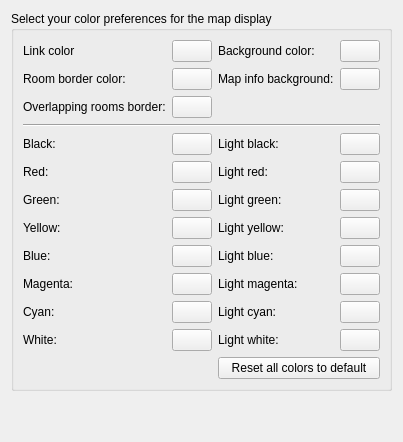
     <widget class="QWidget" name="tab_mapperColors">
      <attribute name="title">
       <string>Mapper colors</string>
      </attribute>
      <layout class="QVBoxLayout" name="vBoxLayout_tab_mapperColors">
       <item>
        <widget class="QGroupBox" name="groupBox_mapperColors">
         <property name="title">
          <string>Select your color preferences for the map display</string>
         </property>
         <layout class="QGridLayout" name="gridLayout_groupBox_mapperColors">
          <item row="0" column="0">
           <widget class="QLabel" name="label_39">
            <property name="text">
             <string>Link color</string>
            </property>
            <property name="buddy">
             <cstring>pushButton_foreground_color_2</cstring>
            </property>
           </widget>
          </item>
          <item row="0" column="1">
           <widget class="QPushButton" name="pushButton_foreground_color_2">
            <property name="autoFillBackground">
             <bool>true</bool>
            </property>
            <property name="styleSheet">
             <string notr="true"/>
            </property>
            <property name="text">
             <string/>
            </property>
           </widget>
          </item>
          <item row="0" column="2">
           <widget class="QLabel" name="label_40">
            <property name="text">
             <string>Background color:</string>
            </property>
            <property name="buddy">
             <cstring>pushButton_background_color_2</cstring>
            </property>
           </widget>
          </item>
          <item row="0" column="3">
           <widget class="QPushButton" name="pushButton_background_color_2">
            <property name="autoFillBackground">
             <bool>true</bool>
            </property>
            <property name="text">
             <string/>
            </property>
           </widget>
          </item>
          <item row="1" column="0">
           <widget class="QLabel" name="label_4">
            <property name="text">
             <string>Room border color:</string>
            </property>
            <property name="buddy">
             <cstring>pushButton_roomBorderColor</cstring>
            </property>
           </widget>
          </item>
          <item row="1" column="1">
           <widget class="QPushButton" name="pushButton_roomBorderColor">
            <property name="autoFillBackground">
             <bool>true</bool>
            </property>
            <property name="text">
             <string/>
            </property>
           </widget>
          </item>
          <item row="1" column="2">
           <widget class="QLabel" name="label_mapInfoBg">
            <property name="text">
             <string>Map info background:</string>
            </property>
            <property name="buddy">
             <cstring>pushButton_mapInfoBg</cstring>
            </property>
           </widget>
          </item>
          <item row="1" column="3">
           <widget class="QPushButton" name="pushButton_mapInfoBg">
            <property name="text">
             <string/>
            </property>
           </widget>
          </item>
          <item row="2" column="0">
           <widget class="QLabel" name="label_pushButton_roomCollisionBorderColor">
            <property name="text">
             <string>Overlapping rooms border:</string>
            </property>
            <property name="buddy">
             <cstring>pushButton_roomCollisionBorderColor</cstring>
            </property>
           </widget>
          </item>
          <item row="2" column="1">
           <widget class="QPushButton" name="pushButton_roomCollisionBorderColor">
            <property name="autoFillBackground">
             <bool>true</bool>
            </property>
            <property name="text">
             <string/>
            </property>
           </widget>
          </item>
          <item row="3" column="0" colspan="4">
           <widget class="Line" name="line_mapperColorsSeparator">
            <property name="orientation">
             <enum>Qt::Horizontal</enum>
            </property>
           </widget>
          </item>
          <item row="4" column="0">
           <widget class="QLabel" name="label_17">
            <property name="text">
             <string>Black:</string>
            </property>
            <property name="buddy">
             <cstring>pushButton_black_2</cstring>
            </property>
           </widget>
          </item>
          <item row="4" column="1">
           <widget class="QPushButton" name="pushButton_black_2">
            <property name="autoFillBackground">
             <bool>true</bool>
            </property>
            <property name="text">
             <string/>
            </property>
           </widget>
          </item>
          <item row="4" column="2">
           <widget class="QLabel" name="label_49">
            <property name="text">
             <string>Light black:</string>
            </property>
            <property name="buddy">
             <cstring>pushButton_Lblack_2</cstring>
            </property>
           </widget>
          </item>
          <item row="4" column="3">
           <widget class="QPushButton" name="pushButton_Lblack_2">
            <property name="autoFillBackground">
             <bool>true</bool>
            </property>
            <property name="text">
             <string/>
            </property>
           </widget>
          </item>
          <item row="5" column="0">
           <widget class="QLabel" name="label_42">
            <property name="text">
             <string>Red:</string>
            </property>
            <property name="buddy">
             <cstring>pushButton_red_2</cstring>
            </property>
           </widget>
          </item>
          <item row="5" column="1">
           <widget class="QPushButton" name="pushButton_red_2">
            <property name="autoFillBackground">
             <bool>true</bool>
            </property>
            <property name="text">
             <string/>
            </property>
           </widget>
          </item>
          <item row="5" column="2">
           <widget class="QLabel" name="label_50">
            <property name="text">
             <string>Light red:</string>
            </property>
            <property name="buddy">
             <cstring>pushButton_Lred_2</cstring>
            </property>
           </widget>
          </item>
          <item row="5" column="3">
           <widget class="QPushButton" name="pushButton_Lred_2">
            <property name="autoFillBackground">
             <bool>true</bool>
            </property>
            <property name="text">
             <string/>
            </property>
           </widget>
          </item>
          <item row="6" column="0">
           <widget class="QLabel" name="label_43">
            <property name="text">
             <string>Green:</string>
            </property>
            <property name="buddy">
             <cstring>pushButton_green_2</cstring>
            </property>
           </widget>
          </item>
          <item row="6" column="1">
           <widget class="QPushButton" name="pushButton_green_2">
            <property name="autoFillBackground">
             <bool>true</bool>
            </property>
            <property name="text">
             <string/>
            </property>
           </widget>
          </item>
          <item row="6" column="2">
           <widget class="QLabel" name="label_51">
            <property name="text">
             <string>Light green:</string>
            </property>
            <property name="buddy">
             <cstring>pushButton_Lgreen_2</cstring>
            </property>
           </widget>
          </item>
          <item row="6" column="3">
           <widget class="QPushButton" name="pushButton_Lgreen_2">
            <property name="autoFillBackground">
             <bool>true</bool>
            </property>
            <property name="text">
             <string/>
            </property>
           </widget>
          </item>
          <item row="7" column="0">
           <widget class="QLabel" name="label_48">
            <property name="text">
             <string>Yellow:</string>
            </property>
            <property name="buddy">
             <cstring>pushButton_yellow_2</cstring>
            </property>
           </widget>
          </item>
          <item row="7" column="1">
           <widget class="QPushButton" name="pushButton_yellow_2">
            <property name="autoFillBackground">
             <bool>true</bool>
            </property>
            <property name="text">
             <string/>
            </property>
           </widget>
          </item>
          <item row="7" column="2">
           <widget class="QLabel" name="label_52">
            <property name="text">
             <string>Light yellow:</string>
            </property>
            <property name="buddy">
             <cstring>pushButton_Lyellow_2</cstring>
            </property>
           </widget>
          </item>
          <item row="7" column="3">
           <widget class="QPushButton" name="pushButton_Lyellow_2">
            <property name="autoFillBackground">
             <bool>true</bool>
            </property>
            <property name="text">
             <string/>
            </property>
           </widget>
          </item>
          <item row="8" column="0">
           <widget class="QLabel" name="label_44">
            <property name="text">
             <string>Blue:</string>
            </property>
            <property name="buddy">
             <cstring>pushButton_blue_2</cstring>
            </property>
           </widget>
          </item>
          <item row="8" column="1">
           <widget class="QPushButton" name="pushButton_blue_2">
            <property name="autoFillBackground">
             <bool>true</bool>
            </property>
            <property name="text">
             <string/>
            </property>
           </widget>
          </item>
          <item row="8" column="2">
           <widget class="QLabel" name="label_53">
            <property name="text">
             <string>Light blue:</string>
            </property>
            <property name="buddy">
             <cstring>pushButton_Lblue_2</cstring>
            </property>
           </widget>
          </item>
          <item row="8" column="3">
           <widget class="QPushButton" name="pushButton_Lblue_2">
            <property name="autoFillBackground">
             <bool>true</bool>
            </property>
            <property name="text">
             <string/>
            </property>
           </widget>
          </item>
          <item row="9" column="0">
           <widget class="QLabel" name="label_45">
            <property name="text">
             <string>Magenta:</string>
            </property>
            <property name="buddy">
             <cstring>pushButton_magenta_2</cstring>
            </property>
           </widget>
          </item>
          <item row="9" column="1">
           <widget class="QPushButton" name="pushButton_magenta_2">
            <property name="autoFillBackground">
             <bool>true</bool>
            </property>
            <property name="text">
             <string/>
            </property>
           </widget>
          </item>
          <item row="9" column="2">
           <widget class="QLabel" name="label_54">
            <property name="text">
             <string>Light magenta:</string>
            </property>
            <property name="buddy">
             <cstring>pushButton_Lmagenta_2</cstring>
            </property>
           </widget>
          </item>
          <item row="9" column="3">
           <widget class="QPushButton" name="pushButton_Lmagenta_2">
            <property name="autoFillBackground">
             <bool>true</bool>
            </property>
            <property name="text">
             <string/>
            </property>
           </widget>
          </item>
          <item row="10" column="0">
           <widget class="QLabel" name="label_46">
            <property name="text">
             <string>Cyan:</string>
            </property>
            <property name="buddy">
             <cstring>pushButton_cyan_2</cstring>
            </property>
           </widget>
          </item>
          <item row="10" column="1">
           <widget class="QPushButton" name="pushButton_cyan_2">
            <property name="autoFillBackground">
             <bool>true</bool>
            </property>
            <property name="text">
             <string/>
            </property>
           </widget>
          </item>
          <item row="10" column="2">
           <widget class="QLabel" name="label_55">
            <property name="text">
             <string>Light cyan:</string>
            </property>
            <property name="buddy">
             <cstring>pushButton_Lcyan_2</cstring>
            </property>
           </widget>
          </item>
          <item row="10" column="3">
           <widget class="QPushButton" name="pushButton_Lcyan_2">
            <property name="autoFillBackground">
             <bool>true</bool>
            </property>
            <property name="text">
             <string/>
            </property>
           </widget>
          </item>
          <item row="11" column="0">
           <widget class="QLabel" name="label_47">
            <property name="text">
             <string>White:</string>
            </property>
            <property name="buddy">
             <cstring>pushButton_white_2</cstring>
            </property>
           </widget>
          </item>
          <item row="11" column="1">
           <widget class="QPushButton" name="pushButton_white_2">
            <property name="autoFillBackground">
             <bool>true</bool>
            </property>
            <property name="text">
             <string/>
            </property>
           </widget>
          </item>
          <item row="11" column="2">
           <widget class="QLabel" name="label_56">
            <property name="text">
             <string>Light white:</string>
            </property>
            <property name="buddy">
             <cstring>pushButton_Lwhite_2</cstring>
            </property>
           </widget>
          </item>
          <item row="11" column="3">
           <widget class="QPushButton" name="pushButton_Lwhite_2">
            <property name="autoFillBackground">
             <bool>true</bool>
            </property>
            <property name="text">
             <string/>
            </property>
           </widget>
          </item>
          <item row="12" column="2" colspan="2">
           <widget class="QPushButton" name="reset_colors_button_2">
            <property name="text">
             <string>Reset all colors to default</string>
            </property>
           </widget>
          </item>
         </layout>
        </widget>
       </item>
       <item>
        <spacer name="verticalSpacer_mapperColors">
         <property name="orientation">
          <enum>Qt::Vertical</enum>
         </property>
         <property name="sizeHint" stdset="0">
          <size>
           <width>20</width>
           <height>40</height>
          </size>
         </property>
        </spacer>
       </item>
      </layout>
     </widget>
